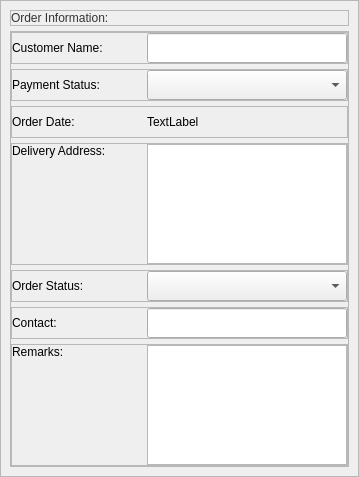
                 <widget class="QFrame" name="frame_29">
                  <property name="styleSheet">
                   <string notr="true">#frame_29{
background-color: #fff;
border-radius: 5px;
}</string>
                  </property>
                  <property name="frameShape">
                   <enum>QFrame::StyledPanel</enum>
                  </property>
                  <property name="frameShadow">
                   <enum>QFrame::Raised</enum>
                  </property>
                  <layout class="QVBoxLayout" name="verticalLayout_11">
                   <property name="spacing">
                    <number>5</number>
                   </property>
                   <property name="leftMargin">
                    <number>9</number>
                   </property>
                   <property name="topMargin">
                    <number>9</number>
                   </property>
                   <property name="rightMargin">
                    <number>9</number>
                   </property>
                   <property name="bottomMargin">
                    <number>9</number>
                   </property>
                   <item alignment="Qt::AlignTop">
                    <widget class="QFrame" name="frame_30">
                     <property name="frameShape">
                      <enum>QFrame::StyledPanel</enum>
                     </property>
                     <property name="frameShadow">
                      <enum>QFrame::Raised</enum>
                     </property>
                     <layout class="QHBoxLayout" name="horizontalLayout_21">
                      <property name="spacing">
                       <number>5</number>
                      </property>
                      <property name="leftMargin">
                       <number>0</number>
                      </property>
                      <property name="topMargin">
                       <number>0</number>
                      </property>
                      <property name="rightMargin">
                       <number>0</number>
                      </property>
                      <property name="bottomMargin">
                       <number>0</number>
                      </property>
                      <item>
                       <widget class="QLabel" name="label_20">
                        <property name="styleSheet">
                         <string notr="true">font: 63 12pt &quot;Noto Sans SemiBold&quot;;
color: #333333;</string>
                        </property>
                        <property name="text">
                         <string>Order Information:</string>
                        </property>
                       </widget>
                      </item>
                     </layout>
                    </widget>
                   </item>
                   <item>
                    <widget class="QFrame" name="frame_31">
                     <property name="frameShape">
                      <enum>QFrame::StyledPanel</enum>
                     </property>
                     <property name="frameShadow">
                      <enum>QFrame::Raised</enum>
                     </property>
                     <layout class="QVBoxLayout" name="verticalLayout_12">
                      <property name="spacing">
                       <number>5</number>
                      </property>
                      <property name="leftMargin">
                       <number>0</number>
                      </property>
                      <property name="topMargin">
                       <number>0</number>
                      </property>
                      <property name="rightMargin">
                       <number>0</number>
                      </property>
                      <property name="bottomMargin">
                       <number>0</number>
                      </property>
                      <item>
                       <widget class="QFrame" name="frame_4">
                        <property name="frameShape">
                         <enum>QFrame::StyledPanel</enum>
                        </property>
                        <property name="frameShadow">
                         <enum>QFrame::Raised</enum>
                        </property>
                        <layout class="QHBoxLayout" name="horizontalLayout_4">
                         <property name="spacing">
                          <number>5</number>
                         </property>
                         <property name="leftMargin">
                          <number>0</number>
                         </property>
                         <property name="topMargin">
                          <number>0</number>
                         </property>
                         <property name="rightMargin">
                          <number>0</number>
                         </property>
                         <property name="bottomMargin">
                          <number>0</number>
                         </property>
                         <item>
                          <widget class="QLabel" name="label_2">
                           <property name="minimumSize">
                            <size>
                             <width>130</width>
                             <height>0</height>
                            </size>
                           </property>
                           <property name="maximumSize">
                            <size>
                             <width>130</width>
                             <height>16777215</height>
                            </size>
                           </property>
                           <property name="styleSheet">
                            <string notr="true">font: 63 10pt &quot;Noto Sans SemiBold&quot;;</string>
                           </property>
                           <property name="text">
                            <string>Customer Name:</string>
                           </property>
                          </widget>
                         </item>
                         <item>
                          <widget class="QLineEdit" name="customer_name_lineEdit">
                           <property name="minimumSize">
                            <size>
                             <width>200</width>
                             <height>30</height>
                            </size>
                           </property>
                           <property name="maximumSize">
                            <size>
                             <width>200</width>
                             <height>30</height>
                            </size>
                           </property>
                          </widget>
                         </item>
                        </layout>
                        <zorder>customer_name_lineEdit</zorder>
                        <zorder>label_2</zorder>
                       </widget>
                      </item>
                      <item>
                       <widget class="QFrame" name="frame_8">
                        <property name="frameShape">
                         <enum>QFrame::StyledPanel</enum>
                        </property>
                        <property name="frameShadow">
                         <enum>QFrame::Raised</enum>
                        </property>
                        <layout class="QHBoxLayout" name="horizontalLayout_8">
                         <property name="spacing">
                          <number>5</number>
                         </property>
                         <property name="leftMargin">
                          <number>0</number>
                         </property>
                         <property name="topMargin">
                          <number>0</number>
                         </property>
                         <property name="rightMargin">
                          <number>0</number>
                         </property>
                         <property name="bottomMargin">
                          <number>0</number>
                         </property>
                         <item>
                          <widget class="QLabel" name="label_7">
                           <property name="minimumSize">
                            <size>
                             <width>130</width>
                             <height>0</height>
                            </size>
                           </property>
                           <property name="maximumSize">
                            <size>
                             <width>130</width>
                             <height>16777215</height>
                            </size>
                           </property>
                           <property name="styleSheet">
                            <string notr="true">font: 63 10pt &quot;Noto Sans SemiBold&quot;;</string>
                           </property>
                           <property name="text">
                            <string>Payment Status:</string>
                           </property>
                          </widget>
                         </item>
                         <item>
                          <widget class="QComboBox" name="payment_box">
                           <property name="minimumSize">
                            <size>
                             <width>200</width>
                             <height>30</height>
                            </size>
                           </property>
                           <property name="maximumSize">
                            <size>
                             <width>200</width>
                             <height>30</height>
                            </size>
                           </property>
                          </widget>
                         </item>
                        </layout>
                        <zorder>payment_box</zorder>
                        <zorder>label_7</zorder>
                       </widget>
                      </item>
                      <item>
                       <widget class="QFrame" name="frame_20">
                        <property name="frameShape">
                         <enum>QFrame::StyledPanel</enum>
                        </property>
                        <property name="frameShadow">
                         <enum>QFrame::Raised</enum>
                        </property>
                        <layout class="QHBoxLayout" name="horizontalLayout_16">
                         <property name="spacing">
                          <number>5</number>
                         </property>
                         <property name="leftMargin">
                          <number>0</number>
                         </property>
                         <property name="topMargin">
                          <number>0</number>
                         </property>
                         <property name="rightMargin">
                          <number>0</number>
                         </property>
                         <property name="bottomMargin">
                          <number>0</number>
                         </property>
                         <item>
                          <widget class="QLabel" name="label_3">
                           <property name="minimumSize">
                            <size>
                             <width>130</width>
                             <height>0</height>
                            </size>
                           </property>
                           <property name="maximumSize">
                            <size>
                             <width>130</width>
                             <height>16777215</height>
                            </size>
                           </property>
                           <property name="styleSheet">
                            <string notr="true">font: 63 10pt &quot;Noto Sans SemiBold&quot;;</string>
                           </property>
                           <property name="text">
                            <string>Order Date:</string>
                           </property>
                          </widget>
                         </item>
                         <item>
                          <widget class="QLabel" name="order_date_label">
                           <property name="minimumSize">
                            <size>
                             <width>0</width>
                             <height>30</height>
                            </size>
                           </property>
                           <property name="maximumSize">
                            <size>
                             <width>16777215</width>
                             <height>30</height>
                            </size>
                           </property>
                           <property name="text">
                            <string>TextLabel</string>
                           </property>
                          </widget>
                         </item>
                        </layout>
                       </widget>
                      </item>
                      <item>
                       <widget class="QFrame" name="frame_26">
                        <property name="frameShape">
                         <enum>QFrame::StyledPanel</enum>
                        </property>
                        <property name="frameShadow">
                         <enum>QFrame::Raised</enum>
                        </property>
                        <layout class="QHBoxLayout" name="horizontalLayout_20">
                         <property name="spacing">
                          <number>5</number>
                         </property>
                         <property name="leftMargin">
                          <number>0</number>
                         </property>
                         <property name="topMargin">
                          <number>0</number>
                         </property>
                         <property name="rightMargin">
                          <number>0</number>
                         </property>
                         <property name="bottomMargin">
                          <number>0</number>
                         </property>
                         <item alignment="Qt::AlignTop">
                          <widget class="QLabel" name="label_17">
                           <property name="minimumSize">
                            <size>
                             <width>130</width>
                             <height>0</height>
                            </size>
                           </property>
                           <property name="maximumSize">
                            <size>
                             <width>130</width>
                             <height>16777215</height>
                            </size>
                           </property>
                           <property name="styleSheet">
                            <string notr="true">font: 63 10pt &quot;Noto Sans SemiBold&quot;;</string>
                           </property>
                           <property name="text">
                            <string>Delivery Address:</string>
                           </property>
                          </widget>
                         </item>
                         <item>
                          <widget class="QPlainTextEdit" name="delivery_address_plainTextEdit">
                           <property name="minimumSize">
                            <size>
                             <width>200</width>
                             <height>65</height>
                            </size>
                           </property>
                           <property name="maximumSize">
                            <size>
                             <width>200</width>
                             <height>120</height>
                            </size>
                           </property>
                          </widget>
                         </item>
                        </layout>
                       </widget>
                      </item>
                      <item>
                       <widget class="QFrame" name="frame_12">
                        <property name="frameShape">
                         <enum>QFrame::StyledPanel</enum>
                        </property>
                        <property name="frameShadow">
                         <enum>QFrame::Raised</enum>
                        </property>
                        <layout class="QHBoxLayout" name="horizontalLayout_10">
                         <property name="spacing">
                          <number>5</number>
                         </property>
                         <property name="leftMargin">
                          <number>0</number>
                         </property>
                         <property name="topMargin">
                          <number>0</number>
                         </property>
                         <property name="rightMargin">
                          <number>0</number>
                         </property>
                         <property name="bottomMargin">
                          <number>0</number>
                         </property>
                         <item>
                          <widget class="QLabel" name="label_8">
                           <property name="minimumSize">
                            <size>
                             <width>130</width>
                             <height>0</height>
                            </size>
                           </property>
                           <property name="maximumSize">
                            <size>
                             <width>130</width>
                             <height>16777215</height>
                            </size>
                           </property>
                           <property name="styleSheet">
                            <string notr="true">font: 63 10pt &quot;Noto Sans SemiBold&quot;;</string>
                           </property>
                           <property name="text">
                            <string>Order Status:</string>
                           </property>
                          </widget>
                         </item>
                         <item>
                          <widget class="QComboBox" name="status_box">
                           <property name="minimumSize">
                            <size>
                             <width>200</width>
                             <height>30</height>
                            </size>
                           </property>
                           <property name="maximumSize">
                            <size>
                             <width>200</width>
                             <height>30</height>
                            </size>
                           </property>
                          </widget>
                         </item>
                        </layout>
                       </widget>
                      </item>
                      <item>
                       <widget class="QFrame" name="frame_15">
                        <property name="frameShape">
                         <enum>QFrame::StyledPanel</enum>
                        </property>
                        <property name="frameShadow">
                         <enum>QFrame::Raised</enum>
                        </property>
                        <layout class="QHBoxLayout" name="horizontalLayout_11">
                         <property name="spacing">
                          <number>5</number>
                         </property>
                         <property name="leftMargin">
                          <number>0</number>
                         </property>
                         <property name="topMargin">
                          <number>0</number>
                         </property>
                         <property name="rightMargin">
                          <number>0</number>
                         </property>
                         <property name="bottomMargin">
                          <number>0</number>
                         </property>
                         <item>
                          <widget class="QLabel" name="label_12">
                           <property name="minimumSize">
                            <size>
                             <width>130</width>
                             <height>0</height>
                            </size>
                           </property>
                           <property name="maximumSize">
                            <size>
                             <width>130</width>
                             <height>16777215</height>
                            </size>
                           </property>
                           <property name="styleSheet">
                            <string notr="true">font: 63 10pt &quot;Noto Sans SemiBold&quot;;</string>
                           </property>
                           <property name="text">
                            <string>Contact:</string>
                           </property>
                          </widget>
                         </item>
                         <item>
                          <widget class="QLineEdit" name="contact_info">
                           <property name="minimumSize">
                            <size>
                             <width>200</width>
                             <height>30</height>
                            </size>
                           </property>
                           <property name="maximumSize">
                            <size>
                             <width>200</width>
                             <height>30</height>
                            </size>
                           </property>
                          </widget>
                         </item>
                        </layout>
                        <zorder>contact_info</zorder>
                        <zorder>label_12</zorder>
                       </widget>
                      </item>
                      <item>
                       <widget class="QFrame" name="frame_14">
                        <property name="frameShape">
                         <enum>QFrame::StyledPanel</enum>
                        </property>
                        <property name="frameShadow">
                         <enum>QFrame::Raised</enum>
                        </property>
                        <layout class="QHBoxLayout" name="horizontalLayout_12">
                         <property name="spacing">
                          <number>5</number>
                         </property>
                         <property name="leftMargin">
                          <number>0</number>
                         </property>
                         <property name="topMargin">
                          <number>0</number>
                         </property>
                         <property name="rightMargin">
                          <number>0</number>
                         </property>
                         <property name="bottomMargin">
                          <number>0</number>
                         </property>
                         <item alignment="Qt::AlignTop">
                          <widget class="QLabel" name="label_10">
                           <property name="minimumSize">
                            <size>
                             <width>130</width>
                             <height>0</height>
                            </size>
                           </property>
                           <property name="maximumSize">
                            <size>
                             <width>130</width>
                             <height>16777215</height>
                            </size>
                           </property>
                           <property name="styleSheet">
                            <string notr="true">font: 63 10pt &quot;Noto Sans SemiBold&quot;;</string>
                           </property>
                           <property name="text">
                            <string>Remarks:</string>
                           </property>
                          </widget>
                         </item>
                         <item>
                          <widget class="QPlainTextEdit" name="note_input">
                           <property name="minimumSize">
                            <size>
                             <width>200</width>
                             <height>65</height>
                            </size>
                           </property>
                           <property name="maximumSize">
                            <size>
                             <width>200</width>
                             <height>120</height>
                            </size>
                           </property>
                          </widget>
                         </item>
                        </layout>
                       </widget>
                      </item>
                     </layout>
                    </widget>
                   </item>
                  </layout>
                 </widget>
